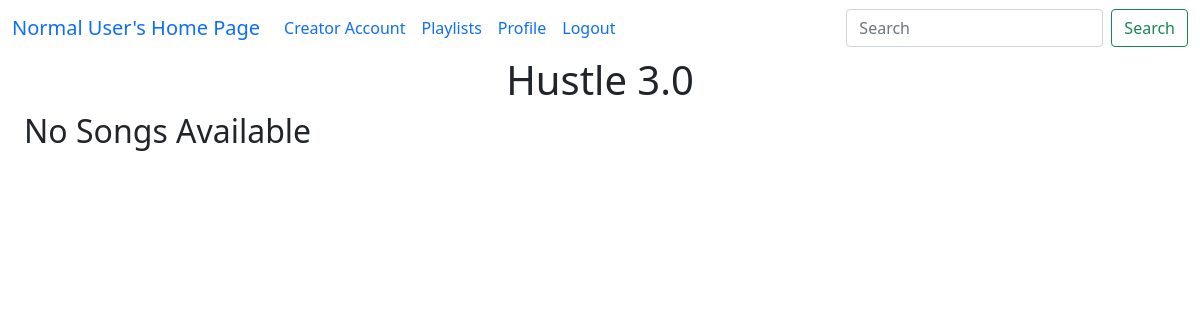
The page /album_songs/1/1 on the database as committed earlier.
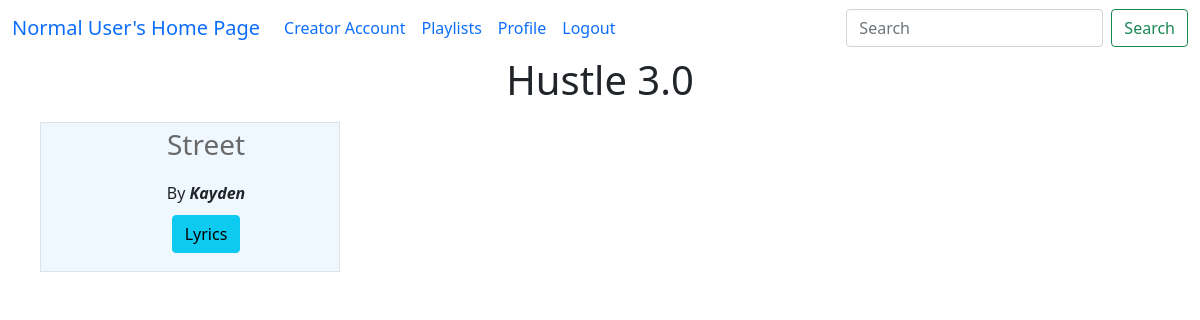
The same page on the database as committed later.
### model1.py (models this page shows, shortened)
class Song(db.Model):
    song_id = db.Column(db.Integer, primary_key=True)
    song_name = db.Column(db.String(100), nullable=False)
    song_artist = db.Column(db.String(100))
    song_language = db.Column(db.String(30))
    song_genre = db.Column(db.String(50))
    song_lyrics = db.Column(db.Text())   # variable string size
    song_duration = db.Column(db.Integer)  # in seconds
    release_date = db.Column(db.String(20))
    creator_id = db.Column(db.Integer, db.ForeignKey("user.user_id"), nullable=False)
    album_id = db.Column(db.Integer, db.ForeignKey("album.album_id") ,default=None)
    song_path = db.Column(db.String(255),default=None)
    song_thumbnail = db.Column(db.String(255),default=None)
    song_play_count = db.Column(db.Integer, default=0)
    song_flag = db.Column(db.Boolean,default=False)
    song_avg_rating = db.Column(db.Float(), default=0) # included later during devlopement
    creator = db.relationship("User", backref="songs")

### app.py (the view)
@app.route("/album_songs/<int:u_id>/<int:a_id>", methods=["GET", "POST"])
def album_songs(a_id, u_id):
    user = User.query.get(u_id)
    songs = Song.query.filter(Song.song_flag==False , Song.album_id==a_id).all()
    album = Album.query.get(a_id)
    return render_template(
        "album_songs.html", songs=songs, album=album, user=user
    )

### app.py (called while the page is built)
@app.context_processor
def search_processor():
    return {'searched': request.form.get("searched")}

### templates/album_songs.html (shortened to what this page needs)
<!doctype html>
<html lang="en">
<head>
    <link href="https://cdn.jsdelivr.net/npm/bootstrap@5.0.2/dist/css/bootstrap.min.css" rel="stylesheet"
>
</head>
<body>
    {% extends "general_user_navbar.html" %}
    {% block content %}
    <div class="container-fluid">
        <div class="container-fluid ">
            <h1 style="text-align: center;"><label for="songs">{{album.album_name}}</label></h1>
                {% if songs|length == 0 %}
                <h2>No Songs Available</h2>
                {% else %}
                <div class=" songs container text-center " id="songs">
                <div class="row row-cols-4">
                    {% for song in songs %}
                    <div id="song" class="col  border border-primary-subtle" style="text-transform: capitalize; ">
                        <ul type="none">
                            <li>
                                <p class="fs-3" ><a href="/play_song/{{user.user_id}}/{{song.song_id}}" style="text-decoration: none; color:dimgrey;" onmouseover="this.style.color='black'" onmouseout="this.style.color='dimgrey'" >{{song.song_name}}</a></p>
                            </li>
                            <li>by <b><i>{{song.song_artist}}</i></b></li>
                            <li style="margin: 10px;"><a class="btn btn btn-info"
                                    href="/user_song_lyrics/{{user.user_id}}/{{song.song_id}}" type="button">Lyrics</a></li>
                        </ul>
                    </div>
                    {% endfor %}
                </div>
                {% endif %}
            </div>
        </div>
    </div>
    {% endblock %}

Rows that differ between the two databases and show on the page:
now on this page (row edited): Song: song_name "Street", song_artist "Kayden"
Other text that changed with them:
text no longer shown: "No Songs Available"
